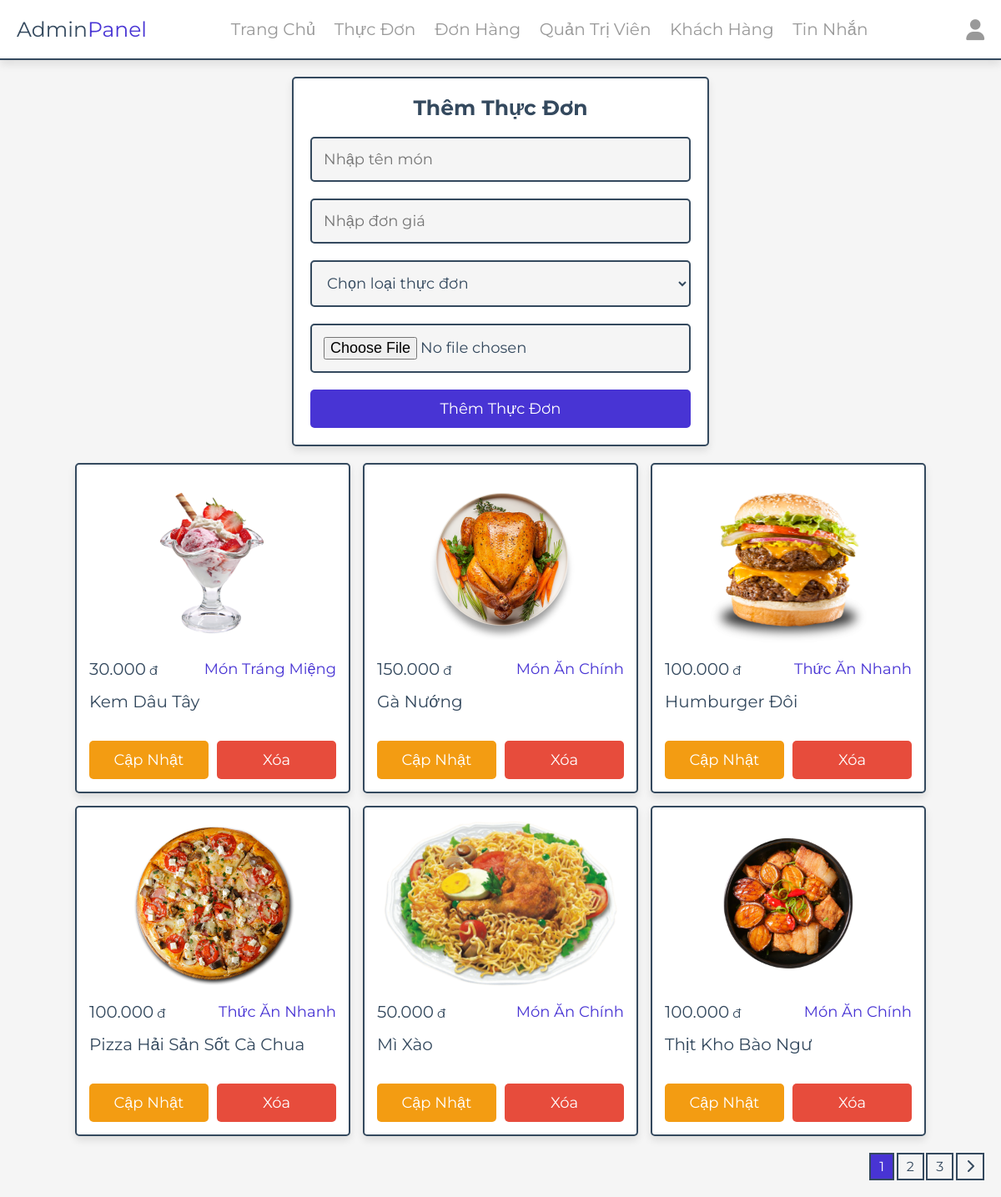
The app's page /admin/products.php (signed in) with its own data.
### tables this page shows
CREATE TABLE `sanpham` (
  `idsp` int(11) NOT NULL,
  `tensp` varchar(100) NOT NULL,
  `loaisp` varchar(100) NOT NULL,
  `giasp` int(11) NOT NULL,
  `anhsp` varchar(100) NOT NULL
);

### admin/products.php (the view, shortened to what this page needs)
<?php
include_once ('../components/connect.php');
?>
<!DOCTYPE html>
<html lang="en">
<head>
    <link rel="stylesheet" href="https://cdnjs.cloudflare.com/ajax/libs/font-awesome/6.1.1/css/all.min.css">
    <link rel="stylesheet" href="../css/admin_style.css">
</head>
<body>
    <?php include_once ('../components/admin_header.php') ?>
    <section class="add-products" style="overflow: auto;">
        <form action="" method="POST" enctype="multipart/form-data">
            <h3>Thêm Thực Đơn</h3>
            <input autocomplete="off" type="text" required placeholder="Nhập tên món" name="name" maxlength="100"
                class="box">
            <input autocomplete="off" type="number" min="0" max="9999999999" required placeholder="Nhập đơn giá"
                name="price" onkeypress="if(this.value.length == 10) return false;" class="box">
            <select name="category" class="box" required>
                <option value="" disabled selected>Chọn loại thực đơn</option>
            </select>
            <input type="file" name="image" class="box" accept="image/jpg, image/jpeg, image/png, image/webp" required>
            <input type="submit" value="thêm thực đơn" name="add_product" class="btn">
        </form>
    </section>
    <section class="show-products" style="padding-top: 0;">
        <div class="box-container">
            <?php
            $item_per_page = !empty($_GET['per_page']) ? $_GET['per_page'] : 6;
            $current_page = !empty($_GET['page']) ? $_GET['page'] : 1;
            $offset = ($current_page - 1) * $item_per_page;
            $select_products_all = $conn -> prepare("SELECT * FROM `sanpham`");
            $select_products_all -> execute();
            $total_products = $select_products_all -> rowCount();
            $total_pages = ceil($total_products / $item_per_page);
            $show_products = $conn->prepare("SELECT * FROM `sanpham` ORDER BY idsp DESC LIMIT $item_per_page OFFSET $offset");
            $show_products->execute();
            if($show_products->rowCount() > 0){
               while($fetch_products = $show_products->fetch(PDO::FETCH_ASSOC)){
?>
            <div class="box">
                <img src="../uploaded_img/<?= $fetch_products['anhsp']; ?>" alt="">
                <div class="flex">
                    <div class="price"><?= number_format($fetch_products['giasp'],0,',','.'); ?><span> đ</span></div>
                    <div class="category"><?= $fetch_products['loaisp']; ?></div>
                </div>
                <div class="name"><?= $fetch_products['tensp']; ?></div>
                <div class="flex-btn">
                    <a href="update_product.php?update=<?= $fetch_products['idsp']; ?>" class="option-btn">Cập nhật</a>
                    <a href="products.php?delete=<?= $fetch_products['idsp']; ?>" class="delete-btn"
                        onclick="return confirm('Bạn muốn xóa sản phẩm này?');">Xóa</a>
                </div>
            </div>
            <?php
   }
}else{
   echo '<p class="empty">Chưa có thực đơn nào!</p>';
}
?>
        </div>
        <div class="page">
            <?php
            for($i = 1; $i <= $total_pages; $i++) {
                if ($current_page != $i) {
                    if ($i > $current_page - 3 && $i < $current_page + 3) {
        ?>
            <a class="" href="?per_page=<?= $item_per_page ?>&page=<?= $i ?>"><?= $i ?></a>
            <?php
                    }
                } else {
        ?>
            <a style="background-color: var(--main-color); color: var(--white);"><?= $i ?></a>
            <?php
                }
            }
            if ($current_page < $total_pages) {
               $next_page = $current_page + 1;
            ?>
               <a class="" href="?per_page=<?= $item_per_page ?>&page=<?= $next_page ?>"><i class="fa-solid fa-chevron-right"></i></a>
            <?php
            }
        ?>
        </div>
    </section>
</body>
</html>

### css/admin_style.css (style rules this page uses)
:root { --main-color: #4834d4; --red: #e74c3c; --orange: #f39c12; --black: #34495e; --white: #fff; --light-bg: #f5f5f5; --light-color: #999; --border: .2rem solid var(--black); --box-shadow: 0 .5rem 1rem rgba(0, 0, 0, .1); }
* { font-family: 'Montserrat', sans-serif; margin: 0; padding: 0; box-sizing: border-box; text-decoration: none; outline: none; border: none; }
html { font-size: 62.5%; overflow-x: hidden; }
body { background-color: var(--light-bg); }
section { max-width: 1200px; margin: 0 auto; padding: 2rem; }
.btn, .delete-btn, .option-btn { display: block; margin-top: 1rem; border-radius: .5rem; cursor: pointer; width: 100%; font-size: 1.8rem; color: var(--white); padding: 1.2rem 1.2rem; text-transform: capitalize; text-align: center; }
.btn { background-color: var(--main-color); }
.delete-btn { background-color: var(--red); }
.option-btn { background-color: var(--orange); }
.flex-btn { display: flex; gap: 1rem; }
.add-products form { margin: 0 auto; max-width: 50rem; background-color: var(--white); border-radius: .5rem; box-shadow: var(--box-shadow); border: var(--border); padding: 2rem; text-align: center; }
.add-products form h3 { margin-bottom: 1rem; font-size: 2.5rem; color: var(--black); text-transform: capitalize; }
.add-products form .box { background-color: var(--light-bg); border: var(--border); width: 100%; padding: 1.4rem; font-size: 1.8rem; color: var(--black); border-radius: .5rem; margin: 1rem 0; }
.show-products .box-container { display: grid; grid-template-columns: repeat(auto-fit, 33rem); gap: 1.5rem; justify-content: center; align-items: flex-start; }
.show-products .box-container .box { background-color: var(--white); border-radius: .5rem; box-shadow: var(--box-shadow); border: var(--border); padding: 1.5rem; }
.show-products .box-container .box img { width: 100%; height: 20rem; object-fit: contain; margin-bottom: 1rem; }
.show-products .box-container .box .name { font-size: 2rem; color: var(--black); padding: 1rem 0; height: 5.9rem; overflow: hidden; display: -webkit-box; -webkit-box-orient: vertical; -webkit-line-clamp: 2; text-transform: capitalize; }
.show-products .box-container .box .flex { display: flex; align-items: center; gap: 1rem; justify-content: space-between; }
.show-products .box-container .box .flex .category { font-size: 1.8rem; color: var(--main-color); text-transform: capitalize; }
.show-products .box-container .box .flex .price { font-size: 2rem; color: var(--black); margin: .5rem 0; }
.show-products .box-container .box .flex .price span { font-size: 1.5rem; }
.page { float: right; }
.page a { margin: 2rem 0; display: inline-block; font-size: 1.6rem; border: var(--border); padding: 5px 10px; color: var(--black); }

### records on screen
sanpham: anhsp (picture), giasp "30.000", loaisp "Món Tráng Miệng", tensp "Kem Dâu Tây"
sanpham: anhsp (picture), giasp "150.000", loaisp "Món Ăn Chính", tensp "Gà Nướng"
sanpham: anhsp (picture), giasp "100.000", loaisp "Thức Ăn Nhanh", tensp "Humburger Đôi"
sanpham: anhsp (picture), giasp "100.000", loaisp "Thức Ăn Nhanh", tensp "Pizza Hải Sản Sốt Cà Chua"
sanpham: anhsp (picture), giasp "50.000", loaisp "Món Ăn Chính", tensp "Mì Xào"
sanpham: anhsp (picture), giasp "100.000", loaisp "Món Ăn Chính", tensp "Thịt Kho Bào Ngư"
